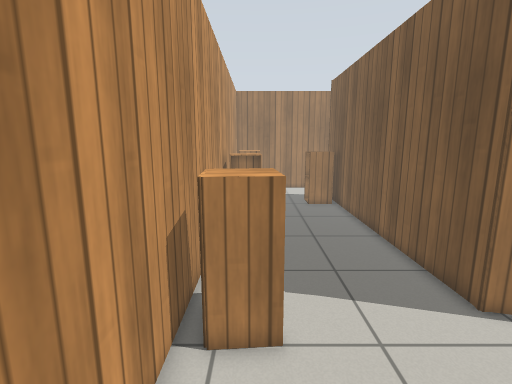
view 1 (above)

21 first-person views from a walk through a Gazebo world. The camera is 1.2 m above the floor, tilts 10° down and sees 85° across. Floor lines are 1 m apart. The floor is counted in squares, 0.25 m on a side. Each view is taken from the middle of a square. On the plan, view 1 faces up. The plan holds only what a view shows up to about 20 squares ahead; the rest is blank. Gazebo's built-in surfaces are drawn with simple patterns.

view 2
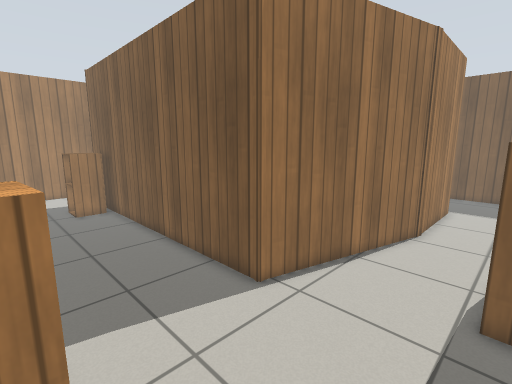

view 3
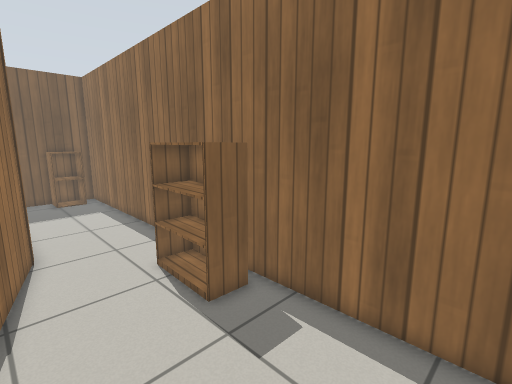

view 4
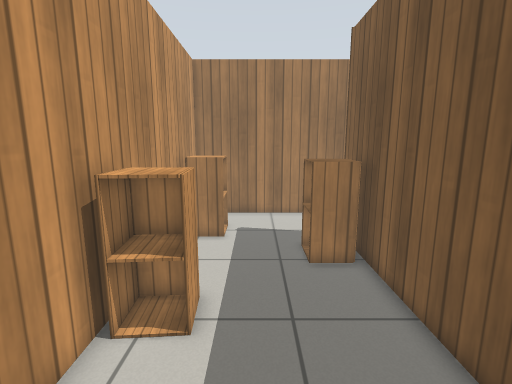

view 5
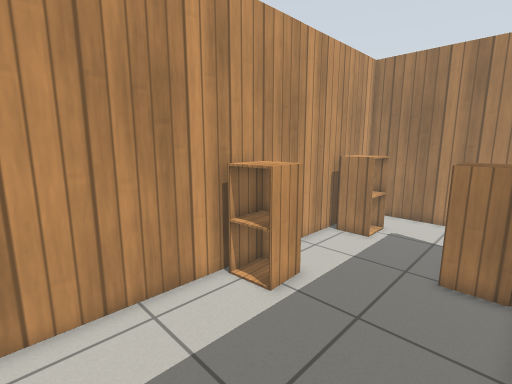

view 6
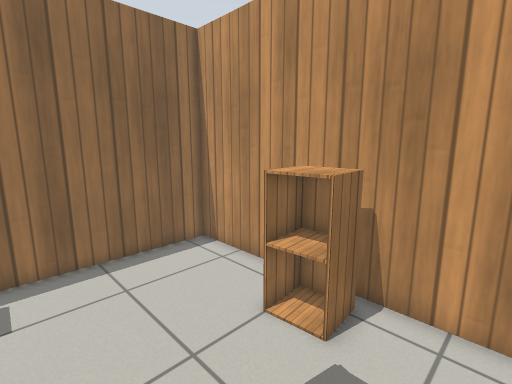

view 7
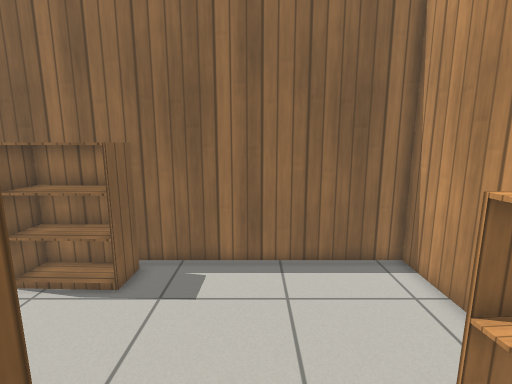

view 8
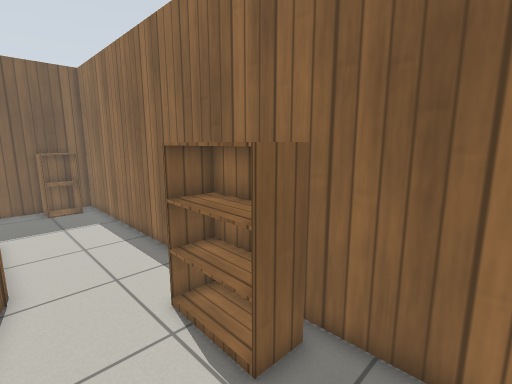

view 9
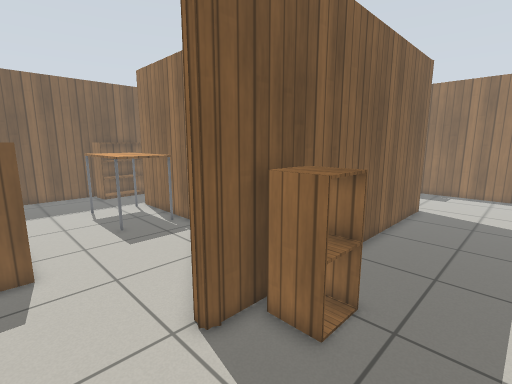

view 10
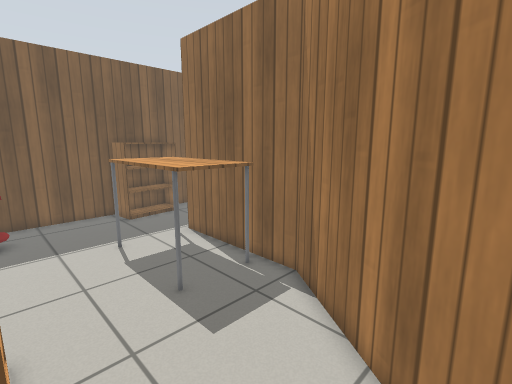

view 11
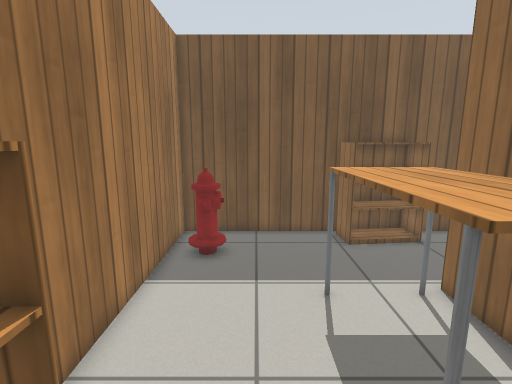

view 12
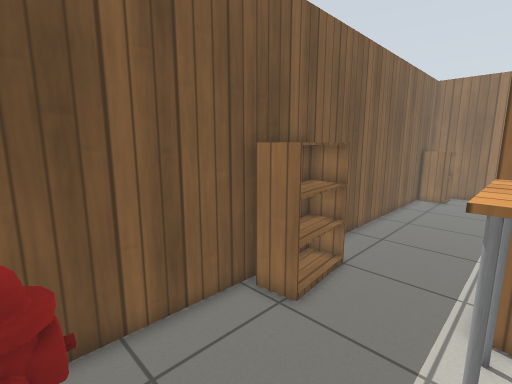

view 13
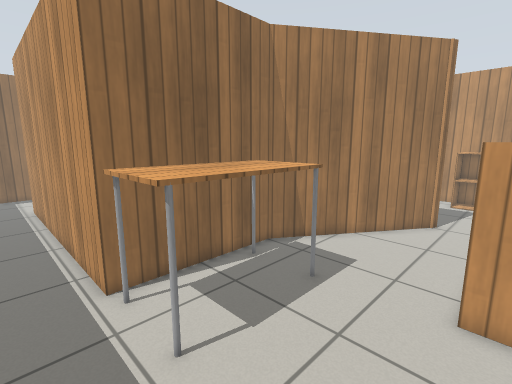

view 14
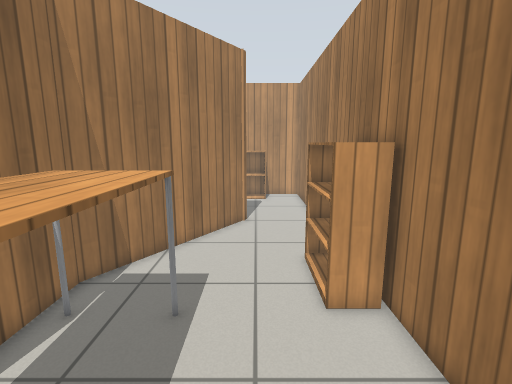

view 15
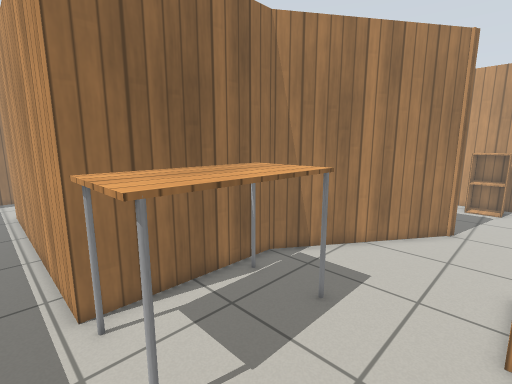

view 16
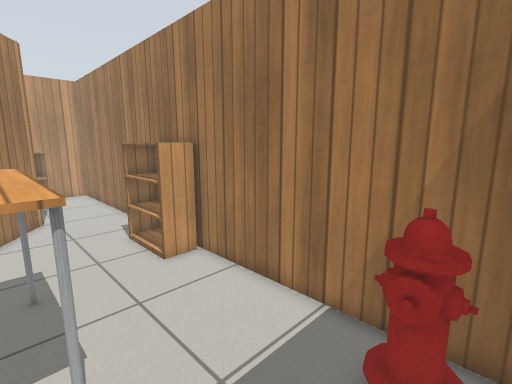

view 17
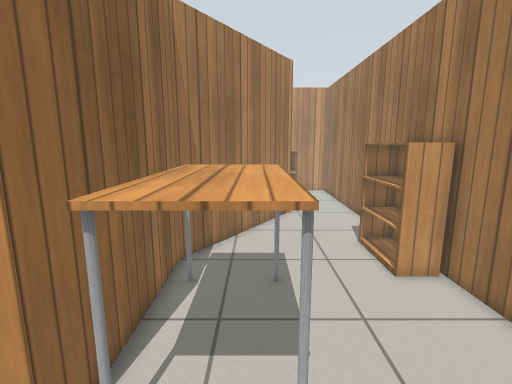

view 18
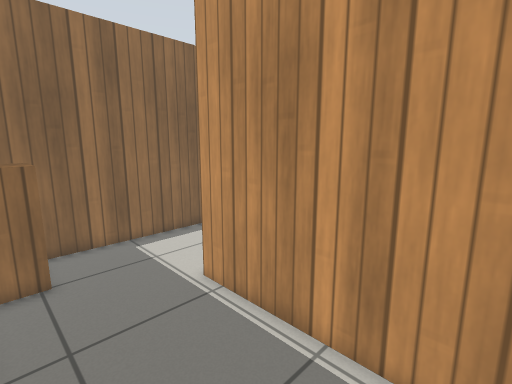

view 19
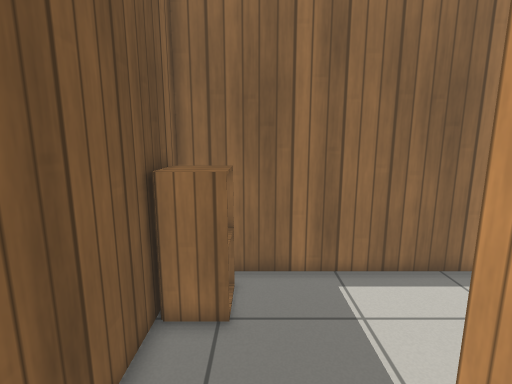

view 20
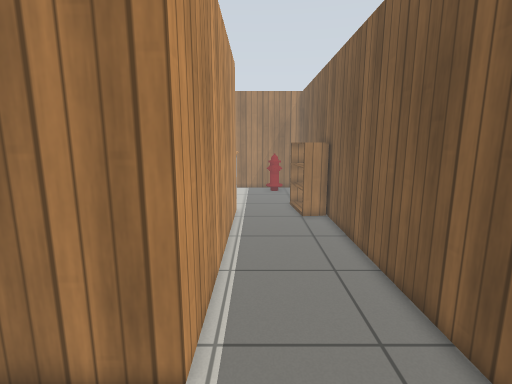

view 21
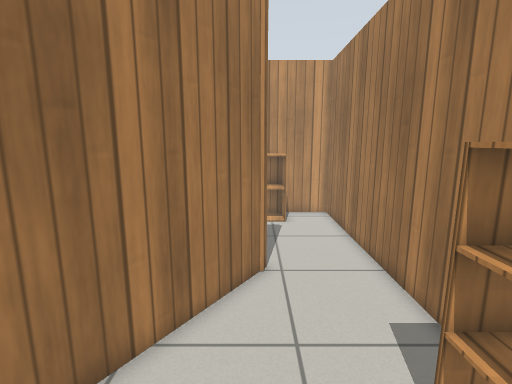

### Floor plan
Ten units are one square. View 1 is at (0, 0); x grows to the right and y downward. Boxes are objects, and circles mark ways between rooms. Rooms are numbered by the first view taken in them; rooms with no view inside come last. Other rooms are left out.
<svg viewBox="-25 -304 318 318">
<path fill="none" stroke="#000" d="M162 -48 65 -74 65 -249M63 -249 67 -254M64 -253 69 -253 90 -239M226 -49 155 -49M94 -299 -20 -299 -20 9 246 9M90 -239 150 -199 226 -199 226 -49M246 9 288 9 288 -299 94 -299"/>
<rect x="-15" y="-85" width="30" height="30" fill="#bbb"><title>cabinet</title></rect>
<rect x="-15" y="-195" width="20" height="30" fill="#bbb"><title>cabinet</title></rect>
<rect x="-15" y="-275" width="20" height="30" fill="#bbb"><title>cabinet</title></rect>
<rect x="35" y="-245" width="30" height="30" fill="#bbb"><title>cabinet</title></rect>
<rect x="85" y="-15" width="40" height="20" fill="#bbb"><title>bookshelf</title></rect>
<rect x="125" y="-295" width="50" height="20" fill="#bbb"><title>bookshelf</title></rect>
<rect x="165" y="-245" width="70" height="40" fill="#bbb"><title>table</title></rect>
<rect x="245" y="-295" width="30" height="30" fill="#bbb"><title>fire hydrant</title></rect>
<rect x="265" y="-25" width="20" height="30" fill="#bbb"><title>cabinet</title></rect>
<rect x="265" y="-225" width="20" height="50" fill="#bbb"><title>bookshelf</title></rect>
<circle cx="100" cy="-270" r="3" fill="#2a7"/>
<circle cx="248" cy="-20" r="3" fill="#2a7"/>
<text x="60" y="-120">1</text>
<text x="220" y="-210">2</text>
</svg>
Room 1 opens to room 2.

Where each view was taken, in squares from view 1:
view 1: 0 up, 0 right, facing up
view 2: 1 up, 0 right, facing up-right
view 3: 6 up, 2 right, facing down-right
view 4: 11 up, 2 right, facing up
view 5: 11 up, 6 right, facing up-left
view 6: 11 up, 6 right, facing down-left
view 7: 10 up, 4 right, facing down
view 8: 5 up, 5 right, facing down-right
view 9: 29 up, 1 right, facing down-right
view 10: 28 up, 9 right, facing down-right
view 11: 26 up, 14 right, facing right
view 12: 28 up, 22 right, facing down-right
view 13: 29 up, 25 right, facing down-left
view 14: 26 up, 24 right, facing left
view 15: 28 up, 24 right, facing down-left
view 16: 23 up, 27 right, facing up-left
view 17: 23 up, 26 right, facing left
view 18: 13 up, 28 right, facing down-left
view 19: 9 up, 26 right, facing down
view 20: 0 up, 24 right, facing up
view 21: 25 up, 17 right, facing left
